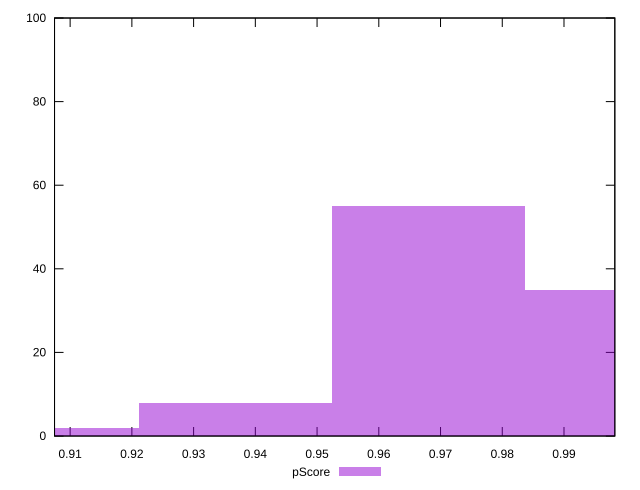

Write gnuplot code to recreate this figure.
reset

$pScore <<EOF
0.9680539970906135 55
0.999281545383859 35
0.9368264487973679 8
0.9055989005041223 2
EOF

set key outside below
set boxwidth 0.031227548293245595
set xrange [0.9074723794532968:0.9982334894116336]
set yrange [0:100]
set trange [0:100]
set style fill transparent solid 0.5 noborder
set terminal svg size 640, 490 enhanced background rgb 'white'
set output "reports/report_00027_2021-02-24T12-40-31.850Z/first-meaningful-paint/samples/agenda/pScore/histogram.svg"

plot $pScore title "pScore" with boxes

reset
